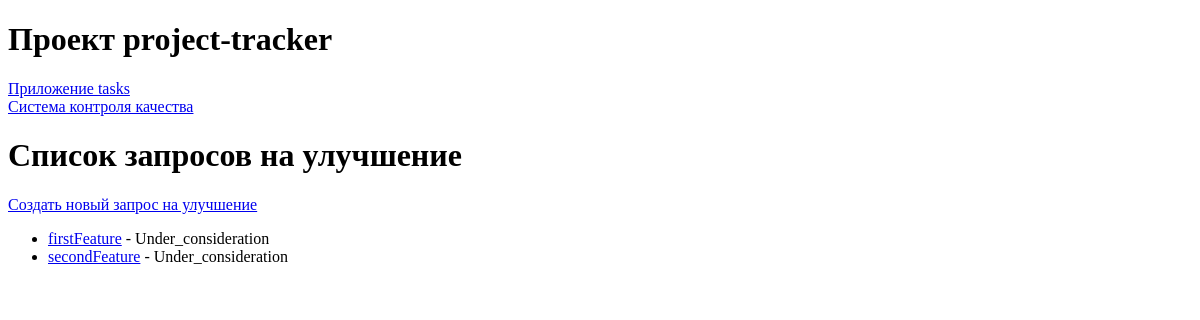
The page /quality_control/features/ on the database as committed earlier.
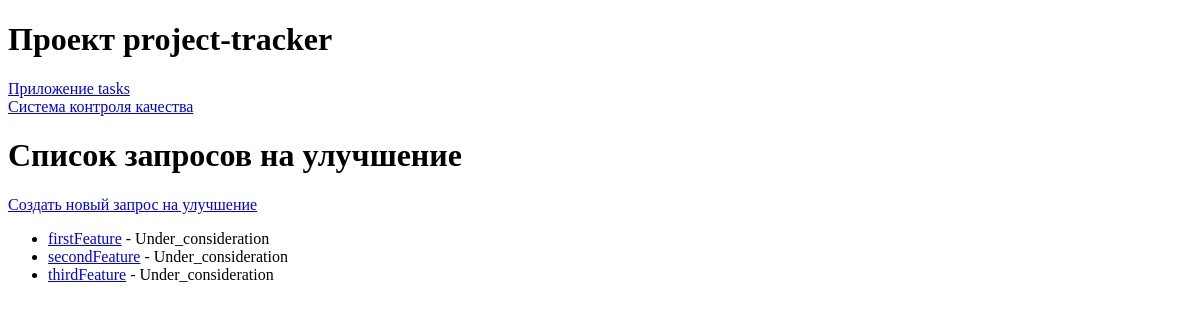
The same page on the database as committed later.
### quality_control/models.py (models this page shows)
class FeatureRequest(models.Model):
    STATUS_CHOICES = [
        ('Under_consideration', 'На рассмотрении'),
        ('Accepted', 'Принято'),
        ('Rejected', 'Отклонено')
    ]
    PRIORITY_CHOICES = [
        ('1', 'Низший'),
        ('2', 'Низкий'),
        ('3', 'Средний'),
        ('4', 'Высокий'),
        ('5', 'Наивысший')
    ]
    title = models.CharField(max_length=100)
    description = models.TextField()
    project = models.ForeignKey(
        Project,
        on_delete=models.CASCADE
    )
    task = models.ForeignKey(
        Task,
        on_delete=models.SET_NULL,
        null=True,
        blank=True
    )
    status = models.CharField(
        max_length=50,
        choices=STATUS_CHOICES,
        default='Under_consideration'
    )
    priority = models.CharField(
        max_length=50,
        choices=PRIORITY_CHOICES,
        default='1'
    )
    created_at = models.DateTimeField(auto_now_add=True)
    updated_at = models.DateTimeField(auto_now=True)

### quality_control/views.py (the view)
# urls.py: path('features/', views.FeaturesListView.as_view(), name='feature_list'),
class FeaturesListView(ListView):
    model = FeatureRequest
    template_name = 'quality_control/features_list.html'

### quality_control/templates/quality_control/features_list.html
{% extends 'base/base.html' %}
{% block content %}
    <h1>Список запросов на улучшение</h1>
    <p><a href="{% url 'quality_control:create_feature_request' %}">Создать новый запрос на улучшение</a></p>
    <ul>
        {% for feature in object_list %}
            <li><a href="{% url 'quality_control:feature_detail' feature.id %}">{{ feature.title }}</a> - {{ feature.status }}</li>
        {% endfor %}
    </ul>
{% endblock %}

Rows that differ between the two databases and show on the page:
added FeatureRequest: title "thirdFeature", status "Under_consideration"
